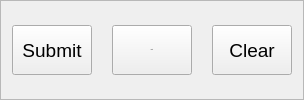
         <widget class="QFrame" name="frame_7">
          <property name="minimumSize">
           <size>
            <width>0</width>
            <height>80</height>
           </size>
          </property>
          <property name="font">
           <font>
            <pointsize>14</pointsize>
           </font>
          </property>
          <property name="frameShape">
           <enum>QFrame::StyledPanel</enum>
          </property>
          <property name="frameShadow">
           <enum>QFrame::Raised</enum>
          </property>
          <layout class="QHBoxLayout" name="horizontalLayout_10">
           <property name="spacing">
            <number>20</number>
           </property>
           <item>
            <widget class="QPushButton" name="btn_submit">
             <property name="enabled">
              <bool>true</bool>
             </property>
             <property name="minimumSize">
              <size>
               <width>0</width>
               <height>50</height>
              </size>
             </property>
             <property name="cursor">
              <cursorShape>PointingHandCursor</cursorShape>
             </property>
             <property name="text">
              <string>Submit</string>
             </property>
            </widget>
           </item>
           <item>
            <widget class="QPushButton" name="btn_print">
             <property name="enabled">
              <bool>true</bool>
             </property>
             <property name="minimumSize">
              <size>
               <width>0</width>
               <height>50</height>
              </size>
             </property>
             <property name="font">
              <font>
               <pointsize>-1</pointsize>
               <italic>false</italic>
               <bold>false</bold>
              </font>
             </property>
             <property name="cursor">
              <cursorShape>PointingHandCursor</cursorShape>
             </property>
             <property name="text">
              <string>Print</string>
             </property>
            </widget>
           </item>
           <item>
            <widget class="QPushButton" name="btn_clear_2">
             <property name="minimumSize">
              <size>
               <width>0</width>
               <height>50</height>
              </size>
             </property>
             <property name="cursor">
              <cursorShape>PointingHandCursor</cursorShape>
             </property>
             <property name="text">
              <string>Clear</string>
             </property>
             <property name="icon">
              <iconset resource="../icon/resources.qrc">
               <normaloff>:/clear_30.png</normaloff>:/clear_30.png</iconset>
             </property>
             <property name="iconSize">
              <size>
               <width>30</width>
               <height>30</height>
              </size>
             </property>
             <property name="shortcut">
              <string>Ctrl+C</string>
             </property>
            </widget>
           </item>
          </layout>
         </widget>
